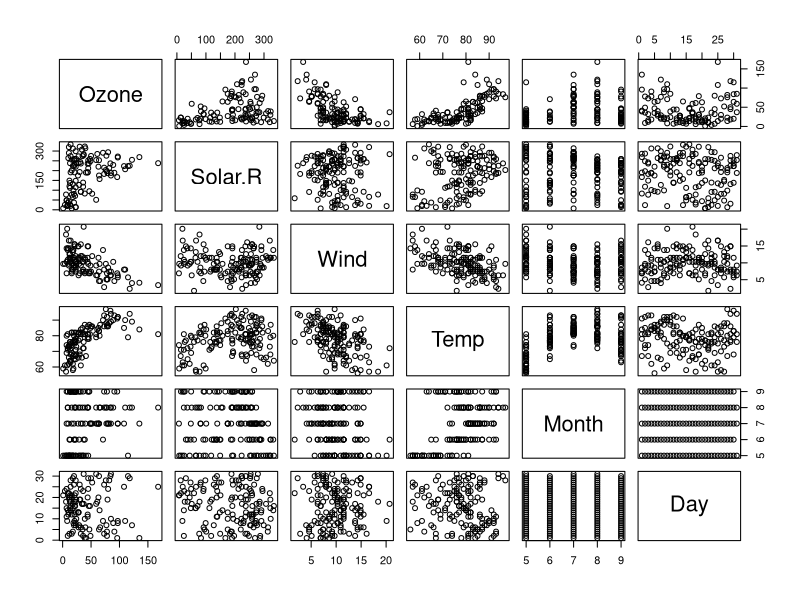
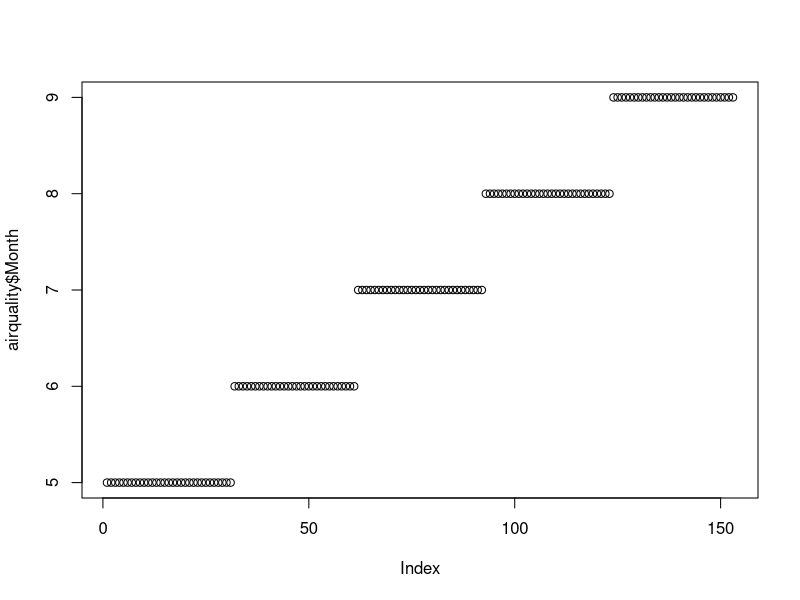
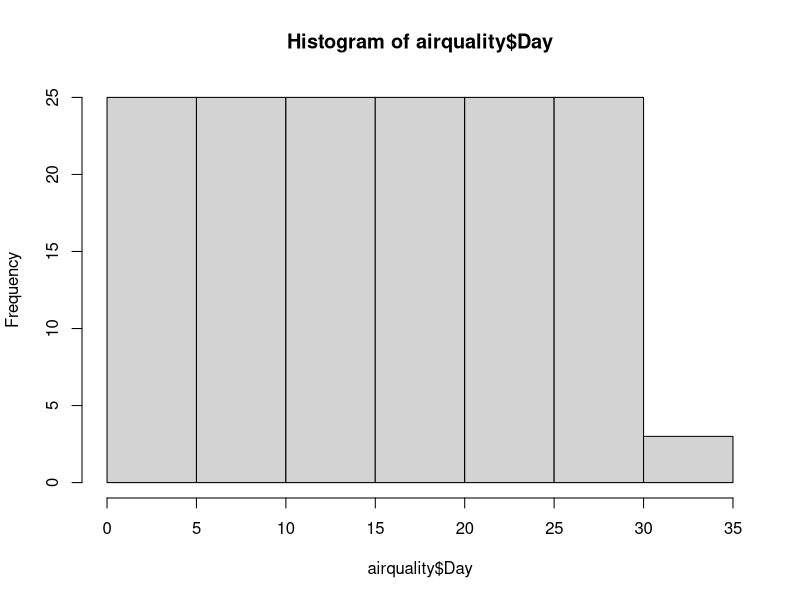
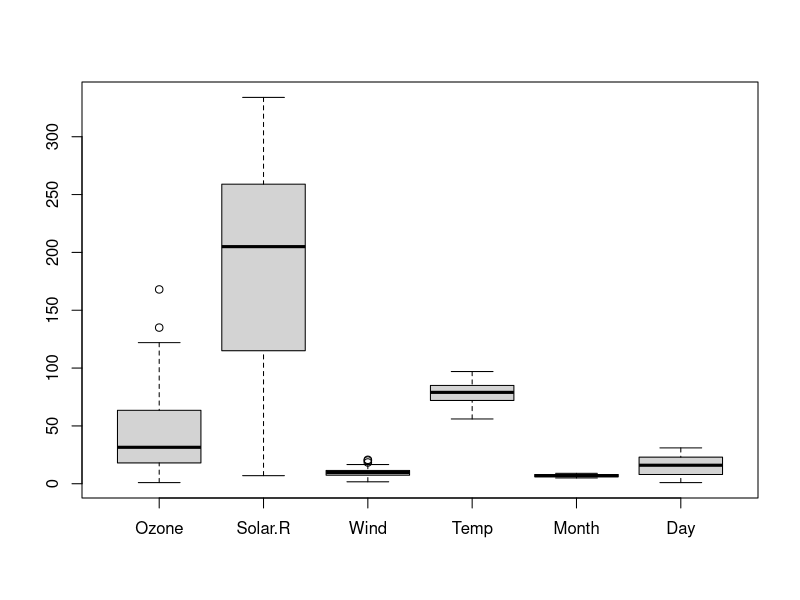
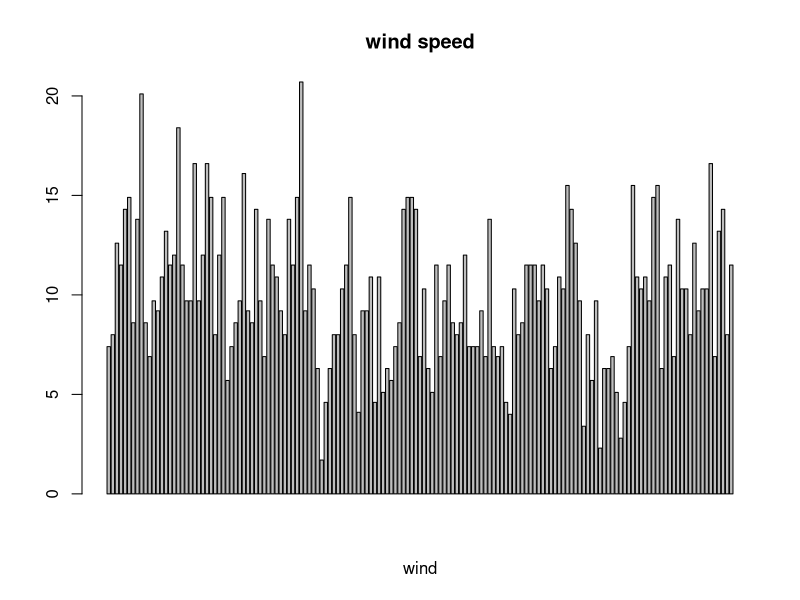
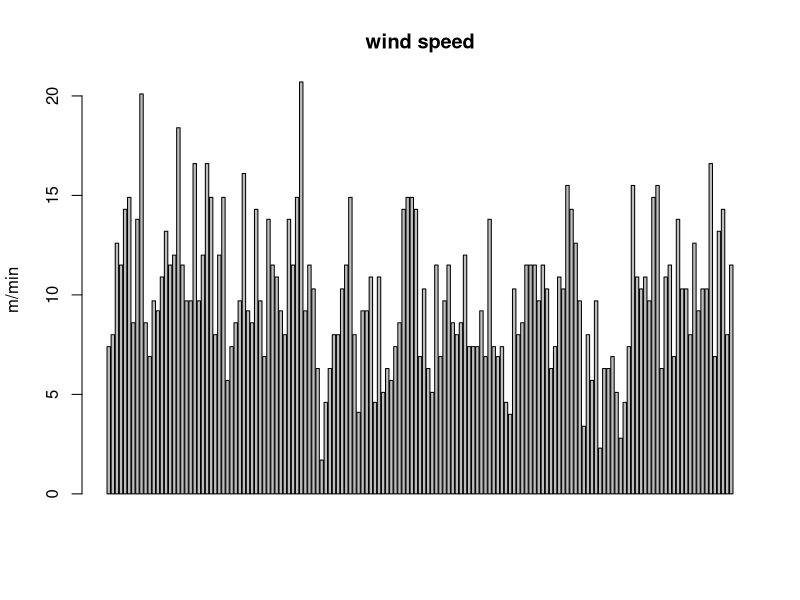
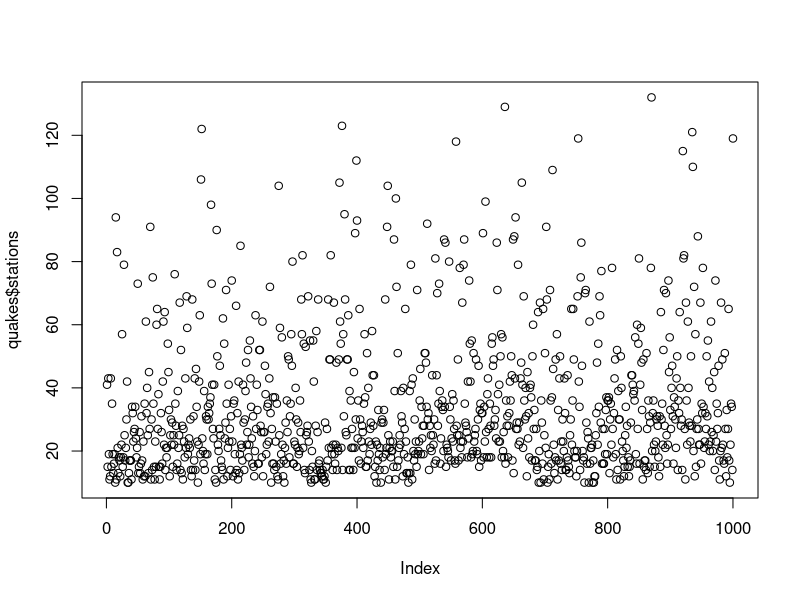
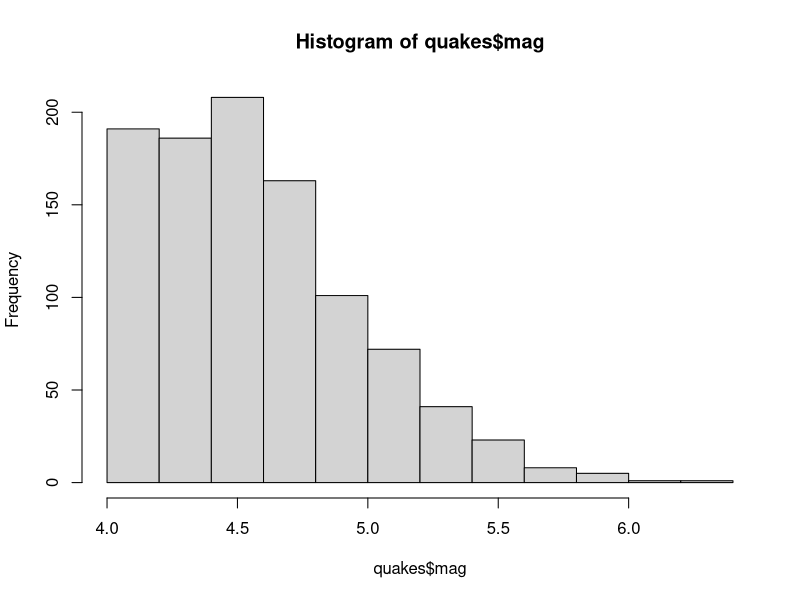

Source code (R) for these figures, in order:
#Practice 1
library(datasets)
airquality<- datasets:: airquality
summary(airquality)
plot(airquality)
plot(airquality$Month)
hist(airquality$Day)
boxplot(airquality)
barplot(airquality$Wind, main = 'wind speed',xlab = 'wind')
barplot(airquality$Wind,main = 'wind speed',ylab = 'm/min',horiz = F)

#Practice 2
library(datasets)
e_quakes<-datasets::quakes
summary(quakes)
plot(quakes$stations)
hist(quakes$mag)
boxplot(quakes)
barplot(quakes$long,main = 'm',ylab = 'meter')
